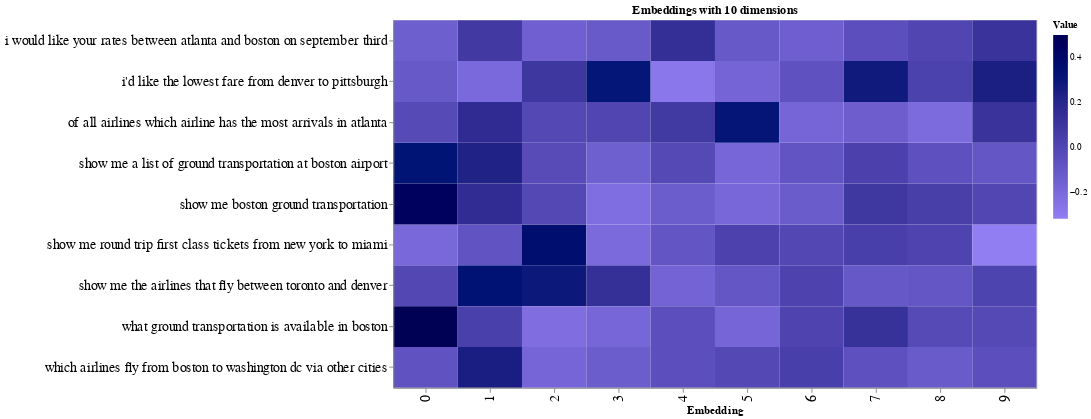

Write notebook code for a chart like this one.
### Markdown cell above
Next, we visualize the embeddings of the first 9 data points.

### Code cell
# Set sample size to visualize
sample = 9

# Reshape the data for visualization purposes
source = pd.DataFrame(embeds_pc)[:sample]
source = pd.concat([source,df['query']], axis=1)
source = source.melt(id_vars=['query'])

# Configure the plot
chart = alt.Chart(source).mark_rect().encode(
    x=alt.X('variable:N', title="Embedding"),
    y=alt.Y('query:N', title='',axis=alt.Axis(labelLimit=500)),
    color=alt.Color('value:Q', title="Value", scale=alt.Scale(
                range=["#917EF3", "#000000"]))
)

result = chart.configure(background='#ffffff'
        ).properties(
        width=700,
        height=400,
        title='Embeddings with 10 dimensions'
       ).configure_axis(
      labelFontSize=15,
      titleFontSize=12)

# Show the plot
result

### Figure 1 — Vega-Lite specification as saved in the notebook (floating-point values rounded to 4 significant figures; data arrays with more than 128 entries replaced by an {"elided": "..."} marker saying what was removed)
{"config": {"view": {"continuousWidth": 300, "continuousHeight": 300}, "axis": {"labelFontSize": 15, "titleFontSize": 12}, "background": "#ffffff"}, "data": {"name": "data-af0d466f4a7cfd9c26d218e556a9269f"}, "mark": {"type": "rect"}, "encoding": {"color": {"field": "value", "scale": {"range": ["#917EF3", "#000000"]}, "title": "Value", "type": "quantitative"}, "x": {"field": "variable", "title": "Embedding", "type": "nominal"}, "y": {"axis": {"labelLimit": 500}, "field": "query", "title": "", "type": "nominal"}}, "height": 400, "title": "Embeddings with 10 dimensions", "width": 700, "$schema": "https://vega.github.io/schema/vega-lite/v5.16.3.json", "datasets": {"data-af0d466f4a7cfd9c26d218e556a9269f": {"elided": "910 records"}}}
